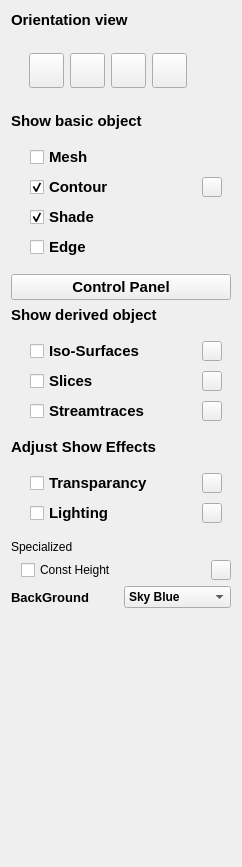
             <widget class="QWidget" name="scrollAreaWidgetContents_2">
              <property name="geometry">
               <rect>
                <x>0</x>
                <y>0</y>
                <width>238</width>
                <height>867</height>
               </rect>
              </property>
              <layout class="QVBoxLayout" name="verticalLayout">
               <item>
                <widget class="QLabel" name="label_5">
                 <property name="sizePolicy">
                  <sizepolicy hsizetype="Fixed" vsizetype="Fixed">
                   <horstretch>0</horstretch>
                   <verstretch>0</verstretch>
                  </sizepolicy>
                 </property>
                 <property name="font">
                  <font>
                   <pointsize>11</pointsize>
                   <bold>true</bold>
                  </font>
                 </property>
                 <property name="text">
                  <string>Orientation view</string>
                 </property>
                </widget>
               </item>
               <item>
                <widget class="QWidget" name="widget_4" native="true">
                 <property name="sizePolicy">
                  <sizepolicy hsizetype="Fixed" vsizetype="Fixed">
                   <horstretch>0</horstretch>
                   <verstretch>0</verstretch>
                  </sizepolicy>
                 </property>
                 <layout class="QVBoxLayout" name="verticalLayout_2">
                  <item>
                   <widget class="QWidget" name="buttonWidget" native="true">
                    <property name="sizePolicy">
                     <sizepolicy hsizetype="Fixed" vsizetype="Fixed">
                      <horstretch>0</horstretch>
                      <verstretch>0</verstretch>
                     </sizepolicy>
                    </property>
                    <layout class="QHBoxLayout" name="horizontalLayout">
                     <item>
                      <widget class="QPushButton" name="xoyView">
                       <property name="sizePolicy">
                        <sizepolicy hsizetype="Fixed" vsizetype="Fixed">
                         <horstretch>0</horstretch>
                         <verstretch>0</verstretch>
                        </sizepolicy>
                       </property>
                       <property name="minimumSize">
                        <size>
                         <width>35</width>
                         <height>35</height>
                        </size>
                       </property>
                       <property name="maximumSize">
                        <size>
                         <width>35</width>
                         <height>35</height>
                        </size>
                       </property>
                       <property name="text">
                        <string/>
                       </property>
                      </widget>
                     </item>
                     <item>
                      <widget class="QPushButton" name="xozView">
                       <property name="sizePolicy">
                        <sizepolicy hsizetype="Fixed" vsizetype="Fixed">
                         <horstretch>0</horstretch>
                         <verstretch>0</verstretch>
                        </sizepolicy>
                       </property>
                       <property name="minimumSize">
                        <size>
                         <width>35</width>
                         <height>35</height>
                        </size>
                       </property>
                       <property name="maximumSize">
                        <size>
                         <width>35</width>
                         <height>35</height>
                        </size>
                       </property>
                       <property name="text">
                        <string/>
                       </property>
                      </widget>
                     </item>
                     <item>
                      <widget class="QPushButton" name="yozView">
                       <property name="sizePolicy">
                        <sizepolicy hsizetype="Fixed" vsizetype="Fixed">
                         <horstretch>0</horstretch>
                         <verstretch>0</verstretch>
                        </sizepolicy>
                       </property>
                       <property name="minimumSize">
                        <size>
                         <width>35</width>
                         <height>35</height>
                        </size>
                       </property>
                       <property name="maximumSize">
                        <size>
                         <width>35</width>
                         <height>35</height>
                        </size>
                       </property>
                       <property name="text">
                        <string/>
                       </property>
                      </widget>
                     </item>
                     <item>
                      <widget class="QPushButton" name="xyzView">
                       <property name="sizePolicy">
                        <sizepolicy hsizetype="Fixed" vsizetype="Fixed">
                         <horstretch>0</horstretch>
                         <verstretch>0</verstretch>
                        </sizepolicy>
                       </property>
                       <property name="minimumSize">
                        <size>
                         <width>35</width>
                         <height>35</height>
                        </size>
                       </property>
                       <property name="maximumSize">
                        <size>
                         <width>35</width>
                         <height>35</height>
                        </size>
                       </property>
                       <property name="text">
                        <string/>
                       </property>
                      </widget>
                     </item>
                    </layout>
                   </widget>
                  </item>
                 </layout>
                </widget>
               </item>
               <item>
                <widget class="QLabel" name="label">
                 <property name="sizePolicy">
                  <sizepolicy hsizetype="Fixed" vsizetype="Fixed">
                   <horstretch>0</horstretch>
                   <verstretch>0</verstretch>
                  </sizepolicy>
                 </property>
                 <property name="font">
                  <font>
                   <pointsize>11</pointsize>
                   <bold>true</bold>
                  </font>
                 </property>
                 <property name="contextMenuPolicy">
                  <enum>Qt::ContextMenuPolicy::PreventContextMenu</enum>
                 </property>
                 <property name="text">
                  <string>Show basic object</string>
                 </property>
                </widget>
               </item>
               <item>
                <widget class="QWidget" name="widget" native="true">
                 <property name="sizePolicy">
                  <sizepolicy hsizetype="Expanding" vsizetype="Fixed">
                   <horstretch>0</horstretch>
                   <verstretch>0</verstretch>
                  </sizepolicy>
                 </property>
                 <layout class="QGridLayout" name="gridLayout_2">
                  <item row="3" column="0">
                   <spacer name="horizontalSpacer_5">
                    <property name="orientation">
                     <enum>Qt::Orientation::Horizontal</enum>
                    </property>
                    <property name="sizeType">
                     <enum>QSizePolicy::Policy::Fixed</enum>
                    </property>
                    <property name="sizeHint" stdset="0">
                     <size>
                      <width>10</width>
                      <height>20</height>
                     </size>
                    </property>
                   </spacer>
                  </item>
                  <item row="3" column="1">
                   <widget class="QCheckBox" name="contourCheckBox">
                    <property name="minimumSize">
                     <size>
                      <width>150</width>
                      <height>0</height>
                     </size>
                    </property>
                    <property name="font">
                     <font>
                      <pointsize>11</pointsize>
                      <bold>true</bold>
                     </font>
                    </property>
                    <property name="text">
                     <string>Contour</string>
                    </property>
                    <property name="checked">
                     <bool>true</bool>
                    </property>
                   </widget>
                  </item>
                  <item row="3" column="2">
                   <widget class="QPushButton" name="contourSettingButton">
                    <property name="minimumSize">
                     <size>
                      <width>20</width>
                      <height>20</height>
                     </size>
                    </property>
                    <property name="maximumSize">
                     <size>
                      <width>20</width>
                      <height>20</height>
                     </size>
                    </property>
                    <property name="text">
                     <string/>
                    </property>
                   </widget>
                  </item>
                  <item row="2" column="0">
                   <spacer name="horizontalSpacer_4">
                    <property name="orientation">
                     <enum>Qt::Orientation::Horizontal</enum>
                    </property>
                    <property name="sizeType">
                     <enum>QSizePolicy::Policy::Fixed</enum>
                    </property>
                    <property name="sizeHint" stdset="0">
                     <size>
                      <width>10</width>
                      <height>20</height>
                     </size>
                    </property>
                   </spacer>
                  </item>
                  <item row="4" column="0">
                   <spacer name="horizontalSpacer_6">
                    <property name="orientation">
                     <enum>Qt::Orientation::Horizontal</enum>
                    </property>
                    <property name="sizeType">
                     <enum>QSizePolicy::Policy::Fixed</enum>
                    </property>
                    <property name="sizeHint" stdset="0">
                     <size>
                      <width>10</width>
                      <height>20</height>
                     </size>
                    </property>
                   </spacer>
                  </item>
                  <item row="2" column="1">
                   <widget class="QCheckBox" name="meshCheckBox">
                    <property name="font">
                     <font>
                      <pointsize>11</pointsize>
                      <bold>true</bold>
                     </font>
                    </property>
                    <property name="text">
                     <string>Mesh</string>
                    </property>
                   </widget>
                  </item>
                  <item row="5" column="0">
                   <spacer name="horizontalSpacer_7">
                    <property name="orientation">
                     <enum>Qt::Orientation::Horizontal</enum>
                    </property>
                    <property name="sizeType">
                     <enum>QSizePolicy::Policy::Fixed</enum>
                    </property>
                    <property name="sizeHint" stdset="0">
                     <size>
                      <width>10</width>
                      <height>20</height>
                     </size>
                    </property>
                   </spacer>
                  </item>
                  <item row="4" column="1">
                   <widget class="QCheckBox" name="shadeCheckBox">
                    <property name="font">
                     <font>
                      <pointsize>11</pointsize>
                      <bold>true</bold>
                     </font>
                    </property>
                    <property name="text">
                     <string>Shade</string>
                    </property>
                    <property name="checked">
                     <bool>true</bool>
                    </property>
                   </widget>
                  </item>
                  <item row="5" column="1">
                   <widget class="QCheckBox" name="edgeCheckBox">
                    <property name="font">
                     <font>
                      <pointsize>11</pointsize>
                      <bold>true</bold>
                     </font>
                    </property>
                    <property name="text">
                     <string>Edge</string>
                    </property>
                   </widget>
                  </item>
                 </layout>
                </widget>
               </item>
               <item>
                <widget class="QPushButton" name="selectBoundaryButton">
                 <property name="font">
                  <font>
                   <pointsize>11</pointsize>
                   <bold>true</bold>
                  </font>
                 </property>
                 <property name="text">
                  <string>Control Panel</string>
                 </property>
                </widget>
               </item>
               <item>
                <widget class="QLabel" name="label_4">
                 <property name="sizePolicy">
                  <sizepolicy hsizetype="Fixed" vsizetype="Fixed">
                   <horstretch>0</horstretch>
                   <verstretch>0</verstretch>
                  </sizepolicy>
                 </property>
                 <property name="font">
                  <font>
                   <pointsize>11</pointsize>
                   <bold>true</bold>
                  </font>
                 </property>
                 <property name="text">
                  <string>Show derived object</string>
                 </property>
                </widget>
               </item>
               <item>
                <widget class="QWidget" name="widget_3" native="true">
                 <property name="sizePolicy">
                  <sizepolicy hsizetype="Expanding" vsizetype="Fixed">
                   <horstretch>0</horstretch>
                   <verstretch>0</verstretch>
                  </sizepolicy>
                 </property>
                 <property name="minimumSize">
                  <size>
                   <width>220</width>
                   <height>0</height>
                  </size>
                 </property>
                 <property name="maximumSize">
                  <size>
                   <width>220</width>
                   <height>16777215</height>
                  </size>
                 </property>
                 <layout class="QGridLayout" name="gridLayout">
                  <item row="2" column="0">
                   <spacer name="horizontalSpacer_2">
                    <property name="orientation">
                     <enum>Qt::Orientation::Horizontal</enum>
                    </property>
                    <property name="sizeType">
                     <enum>QSizePolicy::Policy::Fixed</enum>
                    </property>
                    <property name="sizeHint" stdset="0">
                     <size>
                      <width>10</width>
                      <height>20</height>
                     </size>
                    </property>
                   </spacer>
                  </item>
                  <item row="2" column="1">
                   <widget class="QCheckBox" name="slicesCheckBox">
                    <property name="minimumSize">
                     <size>
                      <width>186</width>
                      <height>0</height>
                     </size>
                    </property>
                    <property name="font">
                     <font>
                      <pointsize>11</pointsize>
                      <bold>true</bold>
                     </font>
                    </property>
                    <property name="text">
                     <string>Slices</string>
                    </property>
                   </widget>
                  </item>
                  <item row="1" column="1">
                   <widget class="QCheckBox" name="isoSurfaceCheckBox">
                    <property name="sizePolicy">
                     <sizepolicy hsizetype="Preferred" vsizetype="Fixed">
                      <horstretch>0</horstretch>
                      <verstretch>0</verstretch>
                     </sizepolicy>
                    </property>
                    <property name="minimumSize">
                     <size>
                      <width>186</width>
                      <height>1</height>
                     </size>
                    </property>
                    <property name="maximumSize">
                     <size>
                      <width>16777215</width>
                      <height>16777215</height>
                     </size>
                    </property>
                    <property name="font">
                     <font>
                      <pointsize>11</pointsize>
                      <bold>true</bold>
                     </font>
                    </property>
                    <property name="text">
                     <string>Iso-Surfaces</string>
                    </property>
                    <property name="iconSize">
                     <size>
                      <width>16</width>
                      <height>16</height>
                     </size>
                    </property>
                    <property name="checked">
                     <bool>false</bool>
                    </property>
                    <property name="autoExclusive">
                     <bool>false</bool>
                    </property>
                   </widget>
                  </item>
                  <item row="3" column="0">
                   <spacer name="horizontalSpacer_3">
                    <property name="orientation">
                     <enum>Qt::Orientation::Horizontal</enum>
                    </property>
                    <property name="sizeType">
                     <enum>QSizePolicy::Policy::Fixed</enum>
                    </property>
                    <property name="sizeHint" stdset="0">
                     <size>
                      <width>10</width>
                      <height>20</height>
                     </size>
                    </property>
                   </spacer>
                  </item>
                  <item row="1" column="0">
                   <spacer name="horizontalSpacer">
                    <property name="orientation">
                     <enum>Qt::Orientation::Horizontal</enum>
                    </property>
                    <property name="sizeType">
                     <enum>QSizePolicy::Policy::Fixed</enum>
                    </property>
                    <property name="sizeHint" stdset="0">
                     <size>
                      <width>10</width>
                      <height>20</height>
                     </size>
                    </property>
                   </spacer>
                  </item>
                  <item row="3" column="1">
                   <widget class="QCheckBox" name="streamlineCheckBox">
                    <property name="minimumSize">
                     <size>
                      <width>186</width>
                      <height>0</height>
                     </size>
                    </property>
                    <property name="font">
                     <font>
                      <pointsize>11</pointsize>
                      <bold>true</bold>
                     </font>
                    </property>
                    <property name="text">
                     <string>Streamtraces</string>
                    </property>
                   </widget>
                  </item>
                  <item row="1" column="2">
                   <widget class="QPushButton" name="IsoSurfaceSettingButton">
                    <property name="minimumSize">
                     <size>
                      <width>20</width>
                      <height>20</height>
                     </size>
                    </property>
                    <property name="maximumSize">
                     <size>
                      <width>20</width>
                      <height>20</height>
                     </size>
                    </property>
                    <property name="text">
                     <string/>
                    </property>
                   </widget>
                  </item>
                  <item row="2" column="2">
                   <widget class="QPushButton" name="addSliceButton">
                    <property name="minimumSize">
                     <size>
                      <width>20</width>
                      <height>20</height>
                     </size>
                    </property>
                    <property name="maximumSize">
                     <size>
                      <width>20</width>
                      <height>20</height>
                     </size>
                    </property>
                    <property name="text">
                     <string/>
                    </property>
                   </widget>
                  </item>
                  <item row="3" column="2">
                   <widget class="QPushButton" name="addStreamLineButton">
                    <property name="minimumSize">
                     <size>
                      <width>20</width>
                      <height>20</height>
                     </size>
                    </property>
                    <property name="maximumSize">
                     <size>
                      <width>20</width>
                      <height>20</height>
                     </size>
                    </property>
                    <property name="text">
                     <string/>
                    </property>
                   </widget>
                  </item>
                 </layout>
                </widget>
               </item>
               <item>
                <widget class="QLabel" name="label_6">
                 <property name="sizePolicy">
                  <sizepolicy hsizetype="Fixed" vsizetype="Fixed">
                   <horstretch>0</horstretch>
                   <verstretch>0</verstretch>
                  </sizepolicy>
                 </property>
                 <property name="font">
                  <font>
                   <pointsize>11</pointsize>
                   <bold>true</bold>
                  </font>
                 </property>
                 <property name="text">
                  <string>Adjust Show Effects</string>
                 </property>
                </widget>
               </item>
               <item>
                <widget class="QWidget" name="widget_5" native="true">
                 <property name="sizePolicy">
                  <sizepolicy hsizetype="Expanding" vsizetype="Fixed">
                   <horstretch>0</horstretch>
                   <verstretch>0</verstretch>
                  </sizepolicy>
                 </property>
                 <property name="minimumSize">
                  <size>
                   <width>220</width>
                   <height>0</height>
                  </size>
                 </property>
                 <property name="maximumSize">
                  <size>
                   <width>220</width>
                   <height>16777215</height>
                  </size>
                 </property>
                 <layout class="QGridLayout" name="gridLayout_4">
                  <item row="1" column="0">
                   <spacer name="horizontalSpacer_16">
                    <property name="orientation">
                     <enum>Qt::Orientation::Horizontal</enum>
                    </property>
                    <property name="sizeType">
                     <enum>QSizePolicy::Policy::Fixed</enum>
                    </property>
                    <property name="sizeHint" stdset="0">
                     <size>
                      <width>10</width>
                      <height>20</height>
                     </size>
                    </property>
                   </spacer>
                  </item>
                  <item row="2" column="1">
                   <widget class="QCheckBox" name="lightingCheckBox">
                    <property name="minimumSize">
                     <size>
                      <width>186</width>
                      <height>0</height>
                     </size>
                    </property>
                    <property name="font">
                     <font>
                      <pointsize>11</pointsize>
                      <bold>true</bold>
                     </font>
                    </property>
                    <property name="text">
                     <string>Lighting</string>
                    </property>
                   </widget>
                  </item>
                  <item row="2" column="0">
                   <spacer name="horizontalSpacer_14">
                    <property name="orientation">
                     <enum>Qt::Orientation::Horizontal</enum>
                    </property>
                    <property name="sizeType">
                     <enum>QSizePolicy::Policy::Fixed</enum>
                    </property>
                    <property name="sizeHint" stdset="0">
                     <size>
                      <width>10</width>
                      <height>20</height>
                     </size>
                    </property>
                   </spacer>
                  </item>
                  <item row="2" column="2">
                   <widget class="QPushButton" name="lightingButton">
                    <property name="minimumSize">
                     <size>
                      <width>20</width>
                      <height>20</height>
                     </size>
                    </property>
                    <property name="maximumSize">
                     <size>
                      <width>20</width>
                      <height>20</height>
                     </size>
                    </property>
                    <property name="text">
                     <string/>
                    </property>
                   </widget>
                  </item>
                  <item row="1" column="2">
                   <widget class="QPushButton" name="transparantButton">
                    <property name="minimumSize">
                     <size>
                      <width>20</width>
                      <height>20</height>
                     </size>
                    </property>
                    <property name="maximumSize">
                     <size>
                      <width>20</width>
                      <height>20</height>
                     </size>
                    </property>
                    <property name="text">
                     <string/>
                    </property>
                   </widget>
                  </item>
                  <item row="1" column="1">
                   <widget class="QCheckBox" name="transparancyCheckBox">
                    <property name="sizePolicy">
                     <sizepolicy hsizetype="Preferred" vsizetype="Fixed">
                      <horstretch>0</horstretch>
                      <verstretch>0</verstretch>
                     </sizepolicy>
                    </property>
                    <property name="minimumSize">
                     <size>
                      <width>186</width>
                      <height>1</height>
                     </size>
                    </property>
                    <property name="maximumSize">
                     <size>
                      <width>16777215</width>
                      <height>16777215</height>
                     </size>
                    </property>
                    <property name="font">
                     <font>
                      <pointsize>11</pointsize>
                      <bold>true</bold>
                     </font>
                    </property>
                    <property name="text">
                     <string>Transparancy</string>
                    </property>
                    <property name="iconSize">
                     <size>
                      <width>16</width>
                      <height>16</height>
                     </size>
                    </property>
                    <property name="checked">
                     <bool>false</bool>
                    </property>
                    <property name="autoExclusive">
                     <bool>false</bool>
                    </property>
                   </widget>
                  </item>
                 </layout>
                </widget>
               </item>
               <item>
                <widget class="QLabel" name="label_2">
                 <property name="text">
                  <string>Specialized</string>
                 </property>
                </widget>
               </item>
               <item>
                <layout class="QHBoxLayout" name="horizontalLayout_5">
                 <item>
                  <spacer name="horizontalSpacer_10">
                   <property name="orientation">
                    <enum>Qt::Orientation::Horizontal</enum>
                   </property>
                   <property name="sizeType">
                    <enum>QSizePolicy::Policy::Fixed</enum>
                   </property>
                   <property name="sizeHint" stdset="0">
                    <size>
                     <width>10</width>
                     <height>20</height>
                    </size>
                   </property>
                  </spacer>
                 </item>
                 <item>
                  <widget class="QCheckBox" name="ConstHeightCheckBox">
                   <property name="text">
                    <string>Const Height</string>
                   </property>
                  </widget>
                 </item>
                 <item>
                  <widget class="QPushButton" name="ConstHeightpushButton">
                   <property name="minimumSize">
                    <size>
                     <width>20</width>
                     <height>20</height>
                    </size>
                   </property>
                   <property name="maximumSize">
                    <size>
                     <width>20</width>
                     <height>20</height>
                    </size>
                   </property>
                   <property name="text">
                    <string/>
                   </property>
                  </widget>
                 </item>
                </layout>
               </item>
               <item>
                <layout class="QHBoxLayout" name="horizontalLayout_6">
                 <item>
                  <widget class="QLabel" name="label_7">
                   <property name="font">
                    <font>
                     <pointsize>10</pointsize>
                     <bold>true</bold>
                    </font>
                   </property>
                   <property name="text">
                    <string>BackGround</string>
                   </property>
                  </widget>
                 </item>
                 <item>
                  <widget class="QComboBox" name="CBtn_BackGround">
                   <property name="font">
                    <font>
                     <pointsize>9</pointsize>
                     <bold>true</bold>
                    </font>
                   </property>
                   <item>
                    <property name="text">
                     <string>Sky Blue</string>
                    </property>
                   </item>
                   <item>
                    <property name="text">
                     <string>White</string>
                    </property>
                   </item>
                  </widget>
                 </item>
                </layout>
               </item>
               <item>
                <spacer name="verticalSpacer">
                 <property name="orientation">
                  <enum>Qt::Orientation::Vertical</enum>
                 </property>
                 <property name="sizeHint" stdset="0">
                  <size>
                   <width>20</width>
                   <height>40</height>
                  </size>
                 </property>
                </spacer>
               </item>
              </layout>
             </widget>
